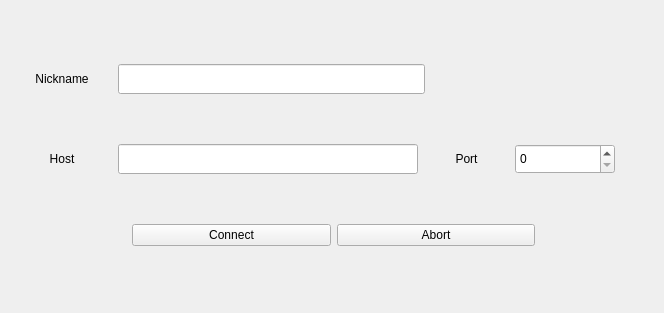
<?xml version="1.0" encoding="UTF-8"?>
<ui version="4.0">
 <class>MainWindow</class>
 <widget class="QMainWindow" name="MainWindow">
  <property name="geometry">
   <rect>
    <x>0</x>
    <y>0</y>
    <width>664</width>
    <height>313</height>
   </rect>
  </property>
  <property name="minimumSize">
   <size>
    <width>664</width>
    <height>313</height>
   </size>
  </property>
  <property name="maximumSize">
   <size>
    <width>664</width>
    <height>313</height>
   </size>
  </property>
  <property name="windowTitle">
   <string>MainWindow</string>
  </property>
  <widget class="QWidget" name="centralwidget">
   <layout class="QVBoxLayout" name="verticalLayout_4">
    <property name="leftMargin">
     <number>12</number>
    </property>
    <property name="topMargin">
     <number>20</number>
    </property>
    <property name="bottomMargin">
     <number>20</number>
    </property>
    <item>
     <layout class="QHBoxLayout" name="horizontalLayout" stretch="0,0">
      <property name="spacing">
       <number>-1</number>
      </property>
      <property name="leftMargin">
       <number>0</number>
      </property>
      <property name="rightMargin">
       <number>230</number>
      </property>
      <item>
       <widget class="QLabel" name="label">
        <property name="minimumSize">
         <size>
          <width>100</width>
          <height>0</height>
         </size>
        </property>
        <property name="text">
         <string>Nickname</string>
        </property>
        <property name="alignment">
         <set>Qt::AlignCenter</set>
        </property>
       </widget>
      </item>
      <item>
       <widget class="QLineEdit" name="nickname_field">
        <property name="minimumSize">
         <size>
          <width>0</width>
          <height>30</height>
         </size>
        </property>
        <property name="maximumSize">
         <size>
          <width>500</width>
          <height>16777215</height>
         </size>
        </property>
       </widget>
      </item>
     </layout>
    </item>
    <item>
     <layout class="QHBoxLayout" name="horizontalLayout_2" stretch="0,0,0,0">
      <property name="leftMargin">
       <number>0</number>
      </property>
      <property name="topMargin">
       <number>0</number>
      </property>
      <property name="rightMargin">
       <number>40</number>
      </property>
      <item alignment="Qt::AlignHCenter|Qt::AlignVCenter">
       <widget class="QLabel" name="label_2">
        <property name="minimumSize">
         <size>
          <width>100</width>
          <height>0</height>
         </size>
        </property>
        <property name="text">
         <string>Host</string>
        </property>
        <property name="alignment">
         <set>Qt::AlignCenter</set>
        </property>
       </widget>
      </item>
      <item>
       <widget class="QLineEdit" name="host_field">
        <property name="minimumSize">
         <size>
          <width>0</width>
          <height>30</height>
         </size>
        </property>
        <property name="maximumSize">
         <size>
          <width>300</width>
          <height>16777215</height>
         </size>
        </property>
        <property name="font">
         <font>
          <underline>false</underline>
         </font>
        </property>
       </widget>
      </item>
      <item>
       <widget class="QLabel" name="label_3">
        <property name="text">
         <string>Port</string>
        </property>
        <property name="alignment">
         <set>Qt::AlignCenter</set>
        </property>
       </widget>
      </item>
      <item>
       <widget class="QSpinBox" name="port_spinbox">
        <property name="minimumSize">
         <size>
          <width>100</width>
          <height>30</height>
         </size>
        </property>
        <property name="maximumSize">
         <size>
          <width>500</width>
          <height>16777215</height>
         </size>
        </property>
        <property name="maximum">
         <number>8080</number>
        </property>
       </widget>
      </item>
     </layout>
    </item>
    <item>
     <layout class="QHBoxLayout" name="horizontalLayout_3" stretch="5,5">
      <property name="leftMargin">
       <number>120</number>
      </property>
      <property name="rightMargin">
       <number>120</number>
      </property>
      <item>
       <widget class="QPushButton" name="connect_btn">
        <property name="text">
         <string>Connect</string>
        </property>
       </widget>
      </item>
      <item>
       <widget class="QPushButton" name="abort_btn">
        <property name="text">
         <string>Abort</string>
        </property>
       </widget>
      </item>
     </layout>
    </item>
   </layout>
  </widget>
 </widget>
 <resources/>
 <connections/>
</ui>
